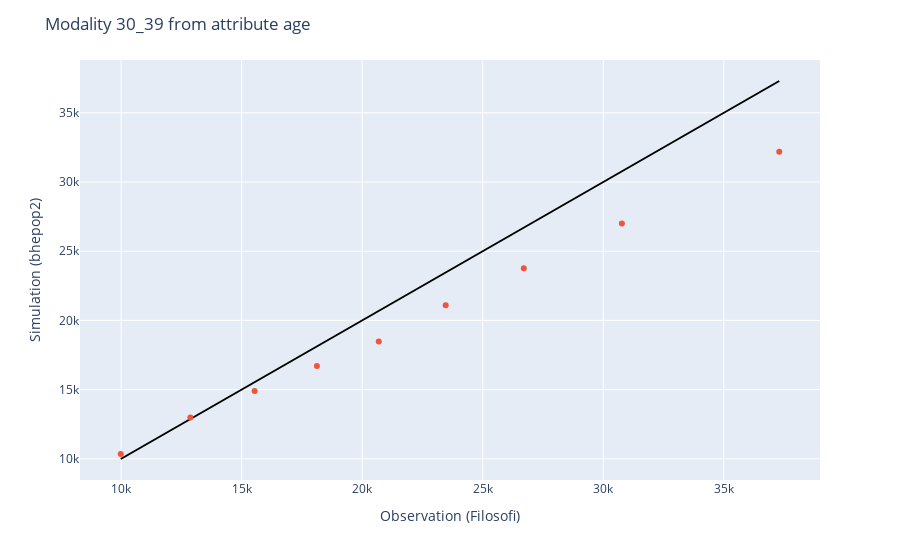

Notebook code for this chart:
### Code cell
plot_analysis(df_analysis, "age", "30_39")

### Figure 1 — Plotly figure (JSON) as saved in the notebook; plotly's stock layout.template omitted (floating-point values rounded to 4 significant figures)
{"data": [{"hovertemplate": "x=%{x}<br>y=%{y}<extra></extra>", "legendgroup": "", "line": {"color": "black", "dash": "solid"}, "marker": {"symbol": "circle"}, "mode": "lines", "name": "", "orientation": "v", "showlegend": false, "type": "scatter", "x": [9985.0, 12870.0, 15540.0, 18120.0, 20688, 23460.0, 26704, 30770.0, 37300.0], "xaxis": "x", "y": [9985.0, 12870.0, 15540.0, 18120.0, 20688, 23460.0, 26704, 30770.0, 37300.0], "yaxis": "y"}, {"mode": "markers", "name": "bhepop2", "type": "scatter", "x": [9985.0, 12870.0, 15540.0, 18120.0, 20688, 23460.0, 26704, 30770.0, 37300.0], "y": [10350.0, 12990.0, 14890.0, 16710.0, 18470.0, 21090.0, 23770.0, 27010.0, 32180]}], "layout": {"legend": {"tracegroupgap": 0}, "margin": {"t": 60}, "showlegend": false, "title": {"text": "Modality 30_39 from attribute age"}, "xaxis": {"anchor": "y", "domain": [0, 1], "title": {"text": "Observation (Filosofi)"}}, "yaxis": {"anchor": "x", "domain": [0, 1], "title": {"text": "Simulation (bhepop2)"}}}}
